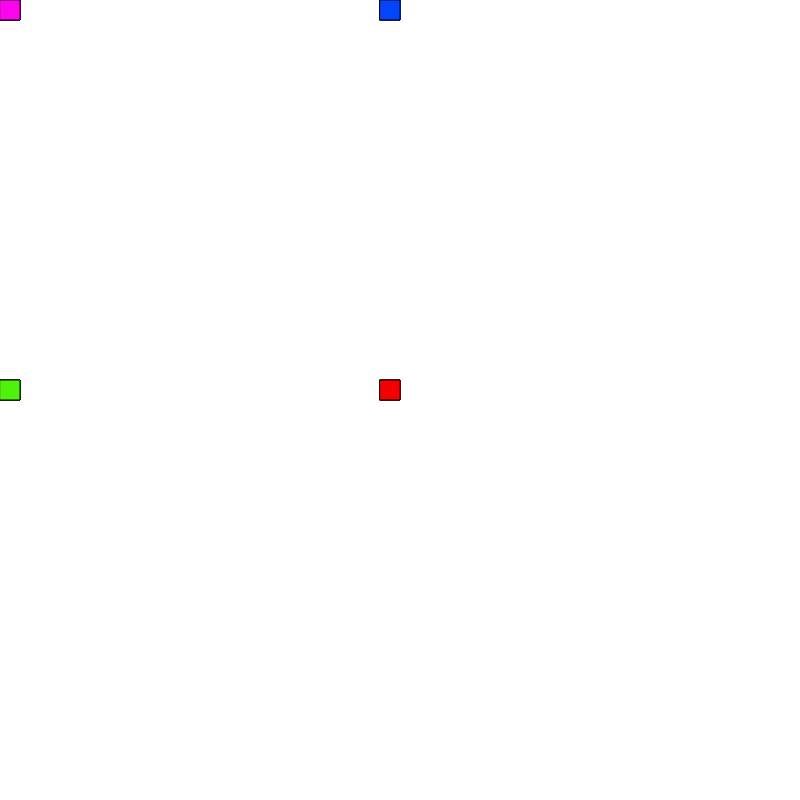
Frame 1 (no input)
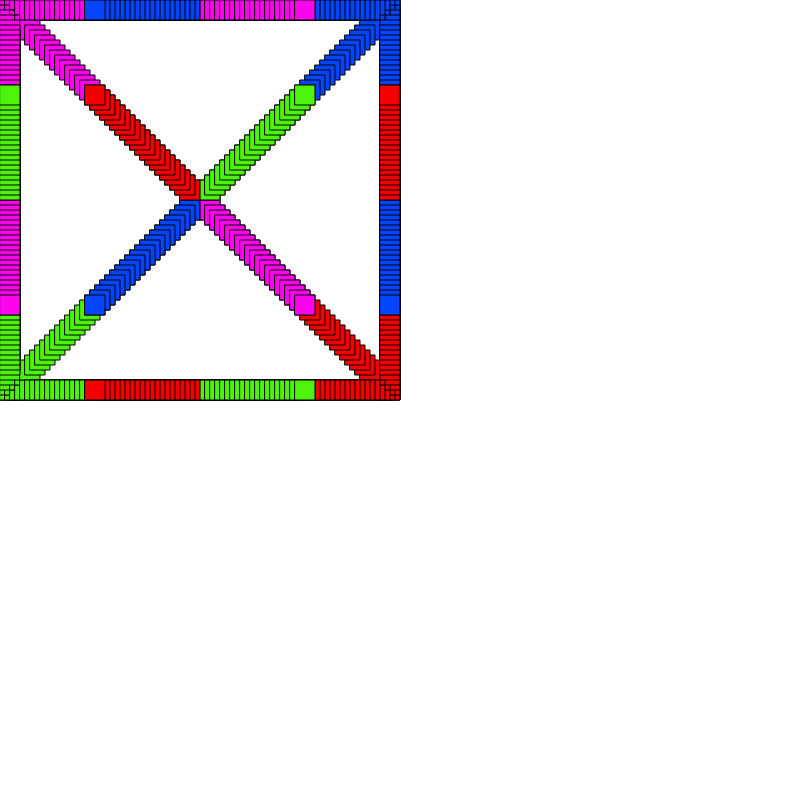
Frame 60 (no input)
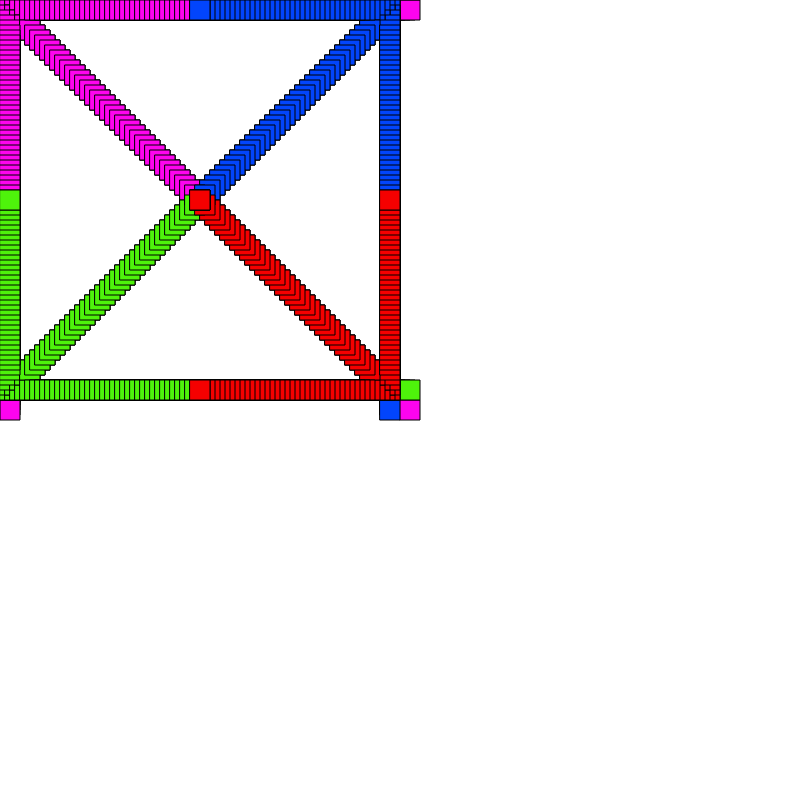
Frame 120 (the mouse pressed at the canvas centre since frame 60)

The p5.js sketch that drew these frames (run headless with seeded random() and noise() and a simulated clock; from frame 60 on, the mouse is pressed at the canvas centre):

// p5.js sketch
// ── sketch.js
var offset = 0;

function setup() {
  createCanvas(800, 800);
}

function draw() {
  //background(220);
  fill("#FD04EF");
  rect(0 + offset, 0, 20, 20);
  rect(0, 0 + offset, 20, 20);
  rect(0 + offset, 0 + offset, 20, 20);
  fill("#0245FC");
  rect(380, 0 + offset, 20, 20);
  rect(380 - offset, 0, 20, 20);
  rect(380 - offset, 0 + offset, 20, 20);
  fill("#4EF30B");
  rect(0 + offset, 380, 20, 20);
  rect(0, 380 - offset, 20, 20);
  rect(0 + offset, 380 - offset, 20, 20);
  fill("#F50000");
  rect(380 - offset, 380, 20, 20);
  rect(380, 380 - offset, 20, 20);
  rect(380 - offset, 380 - offset, 20, 20);

  offset = offset + 5;
  if (offset > 400) {
    offset = 0;
  }
}
